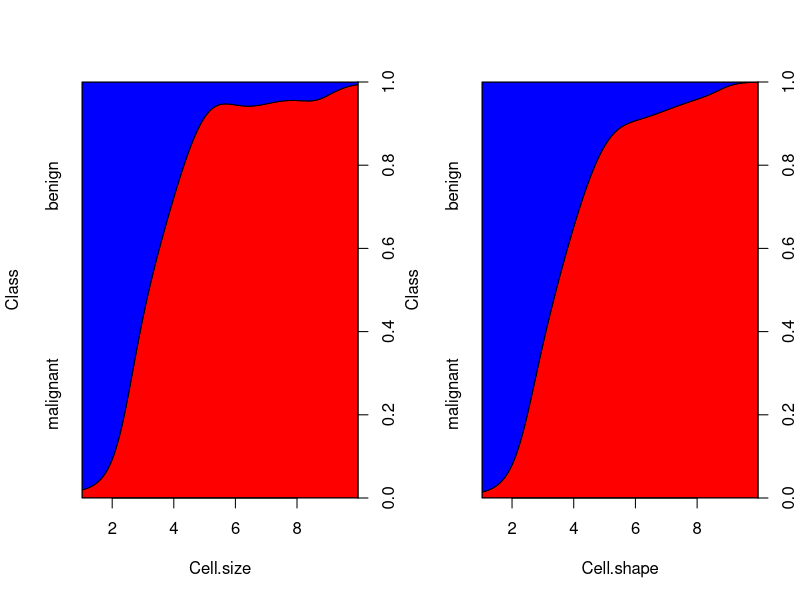
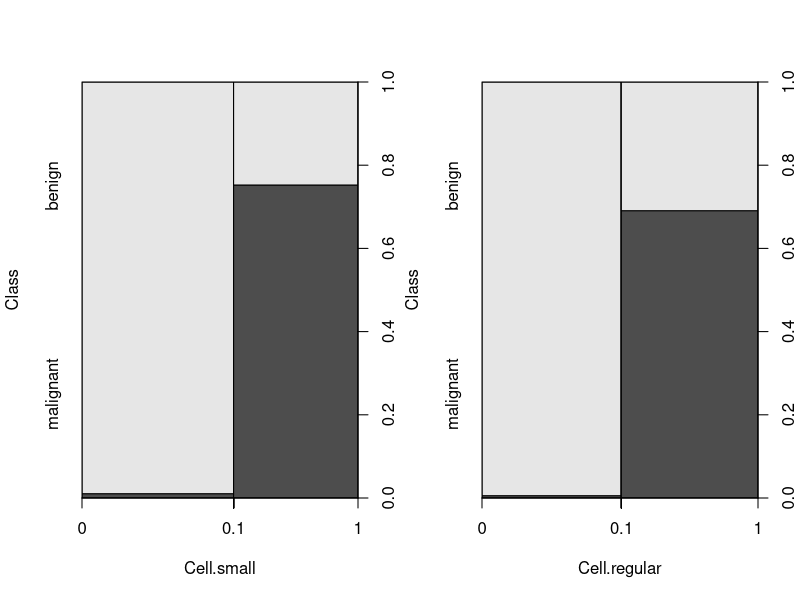

Write the R code that produced these figures, in order.
## ---- chunk 1
library(mlbench)
data(BreastCancer)
str(BreastCancer)
head(BreastCancer)
summary(BreastCancer)
summary(BreastCancer$Class)
prop.table(table(BreastCancer$Class))*100
paste(c("benign","maligant"),prop.table(table(BreastCancer$Class))*100)
      
## ---- chunk 2
set.seed(1234)
i <- sample(1:nrow(BreastCancer), 0.75*nrow(BreastCancer), replace=FALSE)
train <- BreastCancer[i,]
test <- BreastCancer[-i,]
glm0 <- glm(Class ~ Cell.size + Cell.shape, data=train, family=binomial)
summary(glm0)
## ---- chunk 3
BreastCancer$Cell.small <- as.numeric(BreastCancer$Cell.size > 1)
BreastCancer$Cell.regular <- as.numeric(BreastCancer$Cell.shape>1)
summary(BreastCancer$Cell.size)
summary(BreastCancer$Cell.shape)
summary(BreastCancer$Cell.small)
summary(BreastCancer$Cell.regular)
## ---- chunk 4
attach(BreastCancer)
par(mfrow=c(1,2))
cdplot(Class~Cell.size,pch = c(22,2),col = c("red","blue"))
cdplot(Class~Cell.shape,pch = c(22,2),col = c("red","blue"))

## ---- chunk 5
par(mfrow=c(1,2))
plot(Class~Cell.small)
plot(Class~Cell.regular)
prop.table(table(BreastCancer$Cell.small))*100
prop.table(table(BreastCancer$Cell.regular))*100

## ---- chunk 6
set.seed(1234)
i <- sample(1:nrow(BreastCancer), 0.8*nrow(BreastCancer), replace=FALSE)
train <- BreastCancer[i,]
test <- BreastCancer[-i,]
## ---- chunk 7
glm1 <- glm(Class ~ Cell.small + Cell.regular, data=train, family=binomial)
summary(glm1)
## ---- chunk 8
probs <- predict(glm1, newdata=test, type="response")
pred <- ifelse(probs>0.5, 2, 1)
acc1 <- mean(pred==as.integer(test$Class))
print(paste("glm1 accuracy = ", acc1))
## ---- chunk 9
glm1$coefficients["Cell.small"]
#c
exp(4.034923)/(1+exp(4.034923))
#d
print(paste("probability of malignancy if Cell.small is true over the whole BreastCancer data set: ",(34/98)*100,"%"))
## ---- chunk 10
glm_small <- glm(Class ~ Cell.small, data=train, family=binomial)
glm_regular <- glm(Class ~ Cell.small, data=train, family=binomial)
summary(glm_small)
## ---- chunk 11
summary(glm_regular)
## ---- chunk 12
anova(glm1,glm_small,glm_regular)
